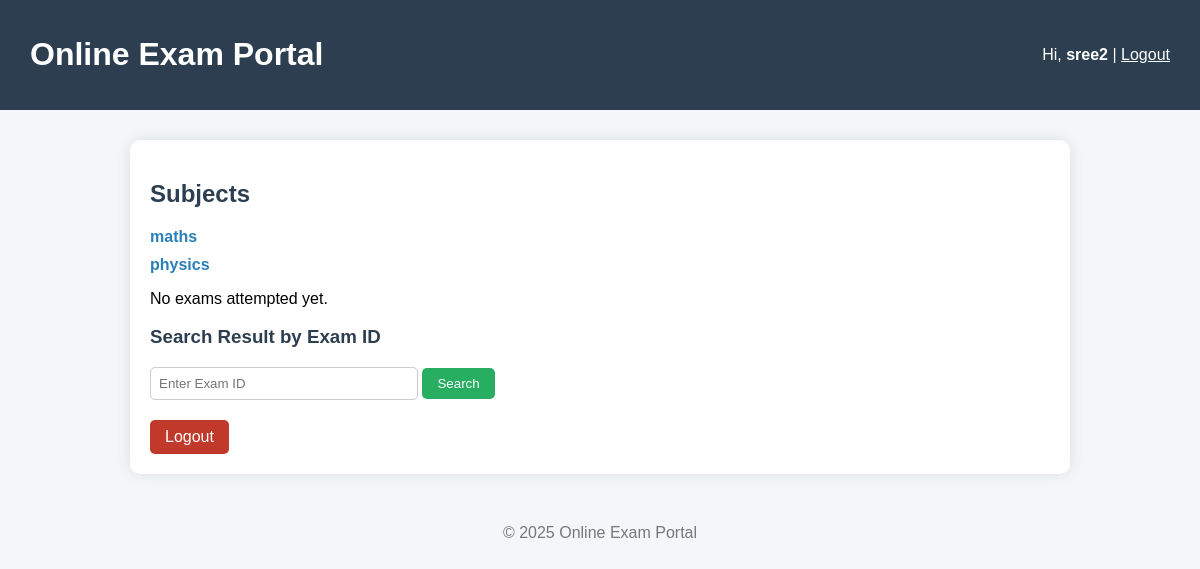
The app's page / (signed in), older data.
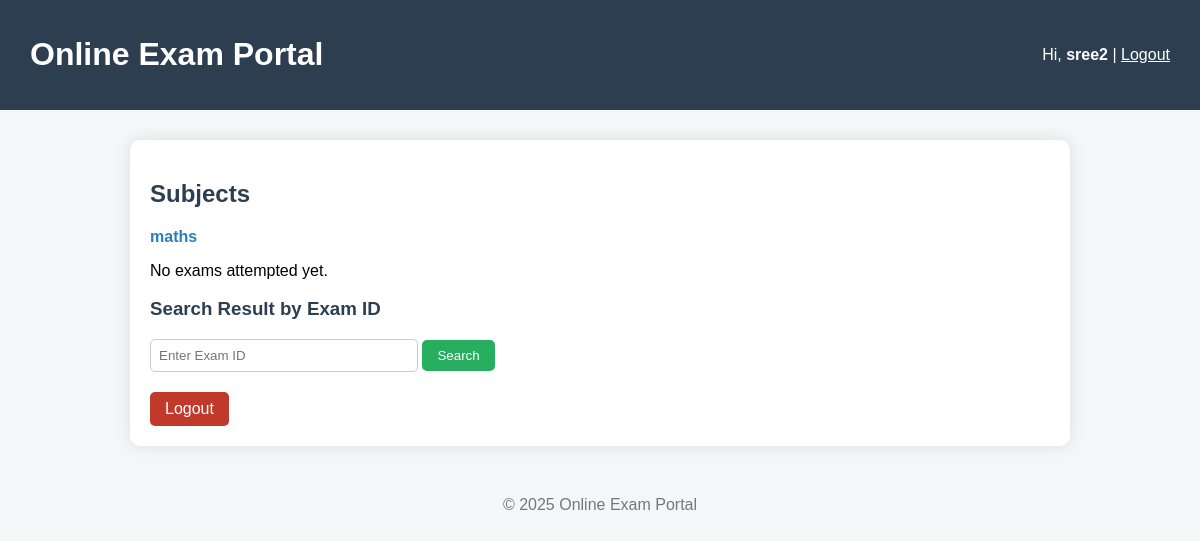
The same page, newer data.
### exams/models.py (models this page shows, shortened)
class Subject(models.Model):
    name = models.CharField(max_length=100)

### exams/views.py (the view)
# urls.py: path('', exams_views.home, name='home'),
@login_required
def home(request):
    subjects = Subject.objects.all()
    user_results = ExamResult.objects.filter(
        user=request.user
    ).order_by('-completed_at')
    searched_result = None
    if request.GET.get('result_id'):
        searched_result = ExamResult.objects.filter(
            result_id=request.GET['result_id']
        ).first()
    return render(request, 'home.html', {
        'subjects': subjects,
        'user_results': user_results,
        'result': searched_result
    })

### templates/home.html (shortened to what this page needs)
<!DOCTYPE html>
<html lang="en">
<head>
</head>
<body>
<header style="display:flex; justify-content:space-between; align-items:center;">
    <h1>Online Exam Portal</h1>
    <div>
        Hi, <b>{{ request.user.username }}</b>
        |
        <a href="/logout/" style="color:white; text-decoration:underline;">Logout</a>
    </div>
</header>
<main>
    <h2>Subjects</h2>
    <ul>
      {% for subject in subjects %}
        <li>
          <a class="subject-link" href="/subjects/{{ subject.id }}/">{{ subject.name }}</a>
        </li>
      {% empty %}
        <li>No subjects available</li>
      {% endfor %}
    </ul>
 {% if user_results %}
  <ul>
    {% for res in user_results %}
      <li style="color:green;">
        {{ res.result_id }}
      </li>
    {% endfor %}
  </ul>
{% else %}
  <p>No exams attempted yet.</p>
{% endif %}
    <h3>Search Result by Exam ID</h3>
    <form method="get">
        <input type="text" name="result_id" placeholder="Enter Exam ID" required>
        <button type="submit">Search</button>
    </form>
    <a class="logout-btn" href="/logout/">Logout</a>
</main>
<footer>
    &copy; 2025 Online Exam Portal
</footer>
</body>
</html>

Row changes from the older to the newer data that the page shows:
removed Subject: name "physics"
